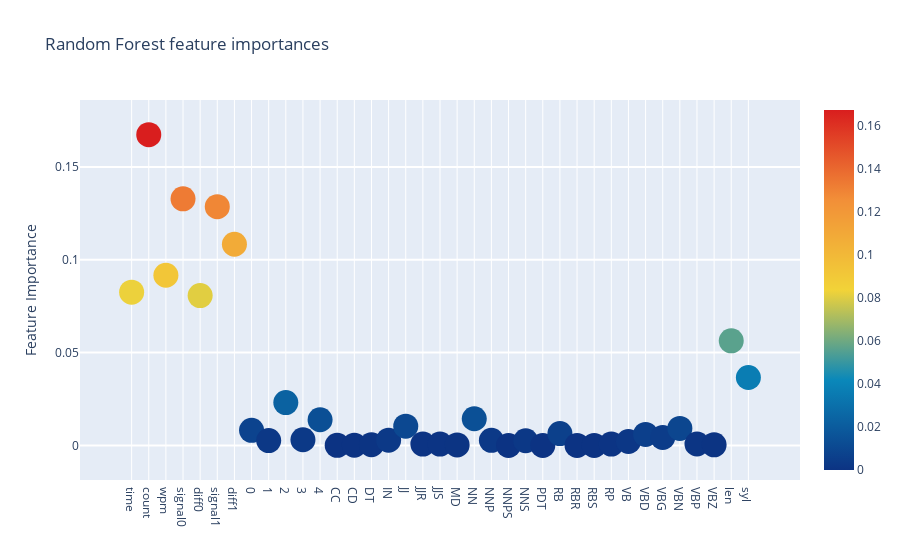
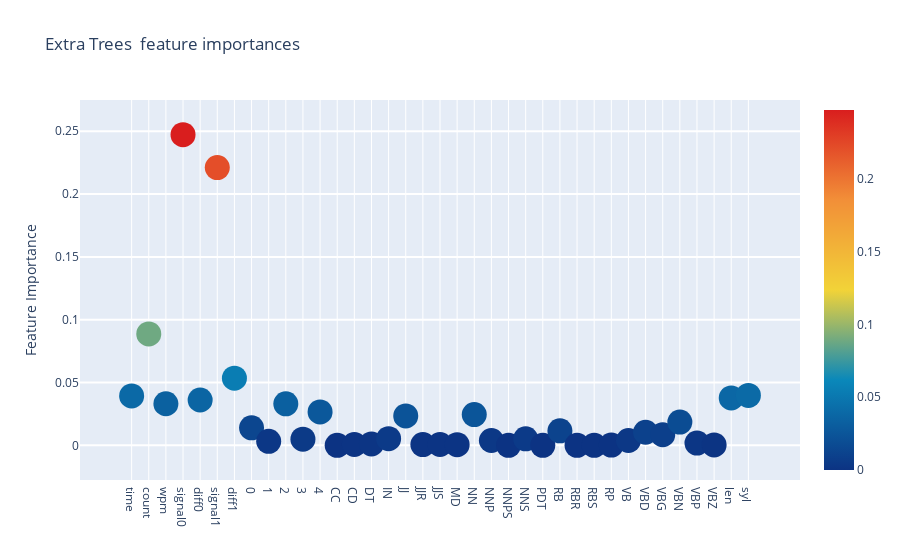
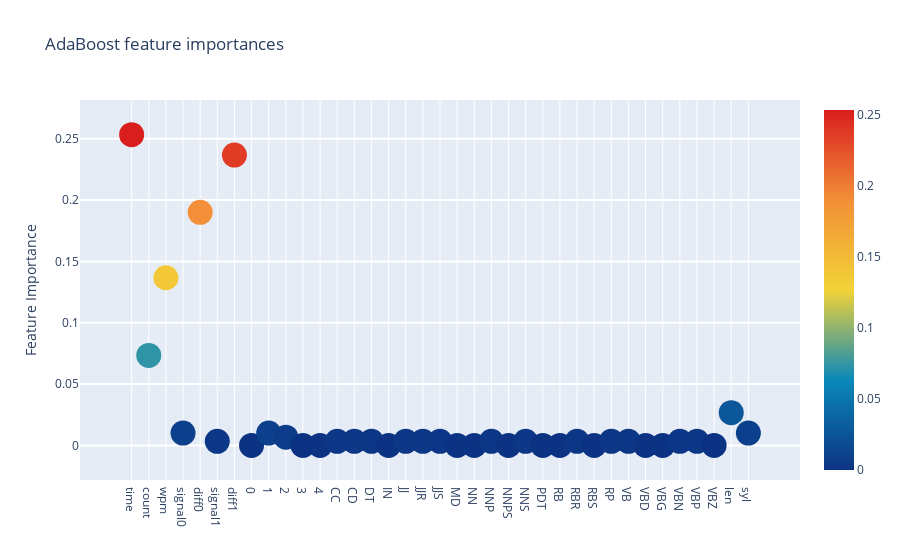
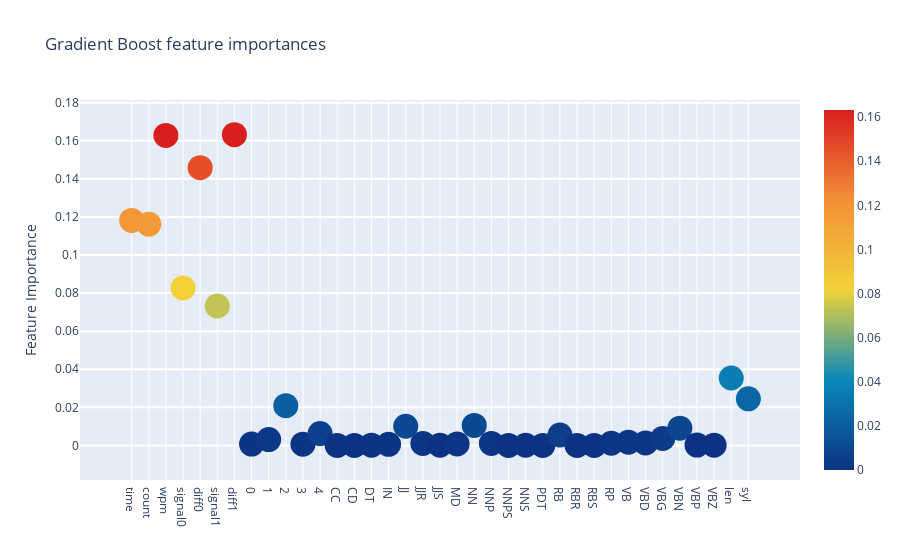

Source (notebook cell) for these figures, in order:
### Code cell
def plot_features(text):
    trace = go.Scatter(
        y = feature_dataframe[text].values,
        x = feature_dataframe['features'].values,
        mode='markers',
        marker=dict(
            sizemode = 'diameter',
            sizeref = 1,
            size = 25,
            color = feature_dataframe[text].values,
            colorscale='Portland',
            showscale=True
        ),
        text = feature_dataframe['features'].values
    )
    data = [trace]

    layout= go.Layout(
        autosize= True,
        title= text,
        hovermode= 'closest',
        xaxis={'type': 'category'},
        yaxis=dict(
            title= 'Feature Importance',
            ticklen= 5,
            gridwidth= 2
        ),
        showlegend= False
    )
    fig = go.Figure(data=data, layout=layout)
    py.iplot(fig,filename='scatter2010')
plot_features('Random Forest feature importances')
plot_features('Extra Trees  feature importances')
plot_features('AdaBoost feature importances')
plot_features('Gradient Boost feature importances')

### Figure 1 — Plotly figure (JSON) as saved in the notebook; plotly's stock layout.template omitted (floating-point values rounded to 4 significant figures)
{"data": [{"marker": {"color": [0.08256, 0.1674, 0.09168, 0.1328, 0.08072, 0.1286, 0.1084, 0.008122, 0.002568, 0.02307, 0.003037, 0.0138, 5.051e-06, 8.921e-05, 0.000321, 0.002823, 0.01035, 0.0007024, 0.0006751, 0.0002637, 0.01434, 0.002733, 0, 0.002505, 0, 0.006371, 0, 0, 0.0006765, 0.002087, 0.005889, 0.00429, 0.009146, 0.0007534, 0.0002839, 0.05632, 0.03658], "colorscale": [[0, "rgb(12,51,131)"], [0.25, "rgb(10,136,186)"], [0.5, "rgb(242,211,56)"], [0.75, "rgb(242,143,56)"], [1, "rgb(217,30,30)"]], "showscale": true, "size": 25, "sizemode": "diameter", "sizeref": 1}, "mode": "markers", "text": ["time", "count", "wpm", "signal0", "diff0", "signal1", "diff1", "0", "1", "2", "3", "4", "CC", "CD", "DT", "IN", "JJ", "JJR", "JJS", "MD", "NN", "NNP", "NNPS", "NNS", "PDT", "RB", "RBR", "RBS", "RP", "VB", "VBD", "VBG", "VBN", "VBP", "VBZ", "len", "syl"], "type": "scatter", "x": ["time", "count", "wpm", "signal0", "diff0", "signal1", "diff1", "0", "1", "2", "3", "4", "CC", "CD", "DT", "IN", "JJ", "JJR", "JJS", "MD", "NN", "NNP", "NNPS", "NNS", "PDT", "RB", "RBR", "RBS", "RP", "VB", "VBD", "VBG", "VBN", "VBP", "VBZ", "len", "syl"], "y": [0.08256, 0.1674, 0.09168, 0.1328, 0.08072, 0.1286, 0.1084, 0.008122, 0.002568, 0.02307, 0.003037, 0.0138, 5.051e-06, 8.921e-05, 0.000321, 0.002823, 0.01035, 0.0007024, 0.0006751, 0.0002637, 0.01434, 0.002733, 0, 0.002505, 0, 0.006371, 0, 0, 0.0006765, 0.002087, 0.005889, 0.00429, 0.009146, 0.0007534, 0.0002839, 0.05632, 0.03658]}], "layout": {"autosize": true, "hovermode": "closest", "showlegend": false, "title": {"text": "Random Forest feature importances"}, "xaxis": {"type": "category"}, "yaxis": {"gridwidth": 2, "ticklen": 5, "title": {"text": "Feature Importance"}}}}

### Figure 2 — Plotly figure (JSON) as saved in the notebook; plotly's stock layout.template omitted (floating-point values rounded to 4 significant figures)
{"data": [{"marker": {"color": [0.03935, 0.0887, 0.03313, 0.2473, 0.0361, 0.2211, 0.05352, 0.01398, 0.003223, 0.03307, 0.004934, 0.02663, 4.207e-05, 0.0006688, 0.001122, 0.005342, 0.02341, 0.0006417, 0.0006728, 0.0005896, 0.02452, 0.00389, 0, 0.005177, 0, 0.01155, 2.723e-05, 0, 0.000264, 0.003859, 0.01045, 0.008506, 0.01852, 0.001827, 0.0003966, 0.03779, 0.03973], "colorscale": [[0, "rgb(12,51,131)"], [0.25, "rgb(10,136,186)"], [0.5, "rgb(242,211,56)"], [0.75, "rgb(242,143,56)"], [1, "rgb(217,30,30)"]], "showscale": true, "size": 25, "sizemode": "diameter", "sizeref": 1}, "mode": "markers", "text": ["time", "count", "wpm", "signal0", "diff0", "signal1", "diff1", "0", "1", "2", "3", "4", "CC", "CD", "DT", "IN", "JJ", "JJR", "JJS", "MD", "NN", "NNP", "NNPS", "NNS", "PDT", "RB", "RBR", "RBS", "RP", "VB", "VBD", "VBG", "VBN", "VBP", "VBZ", "len", "syl"], "type": "scatter", "x": ["time", "count", "wpm", "signal0", "diff0", "signal1", "diff1", "0", "1", "2", "3", "4", "CC", "CD", "DT", "IN", "JJ", "JJR", "JJS", "MD", "NN", "NNP", "NNPS", "NNS", "PDT", "RB", "RBR", "RBS", "RP", "VB", "VBD", "VBG", "VBN", "VBP", "VBZ", "len", "syl"], "y": [0.03935, 0.0887, 0.03313, 0.2473, 0.0361, 0.2211, 0.05352, 0.01398, 0.003223, 0.03307, 0.004934, 0.02663, 4.207e-05, 0.0006688, 0.001122, 0.005342, 0.02341, 0.0006417, 0.0006728, 0.0005896, 0.02452, 0.00389, 0, 0.005177, 0, 0.01155, 2.723e-05, 0, 0.000264, 0.003859, 0.01045, 0.008506, 0.01852, 0.001827, 0.0003966, 0.03779, 0.03973]}], "layout": {"autosize": true, "hovermode": "closest", "showlegend": false, "title": {"text": "Extra Trees  feature importances"}, "xaxis": {"type": "category"}, "yaxis": {"gridwidth": 2, "ticklen": 5, "title": {"text": "Feature Importance"}}}}

### Figure 3 — Plotly figure (JSON) as saved in the notebook; plotly's stock layout.template omitted (floating-point values rounded to 4 significant figures)
{"data": [{"marker": {"color": [0.2533, 0.07333, 0.1367, 0.01, 0.19, 0.003333, 0.2367, 0, 0.01, 0.006667, 0, 0, 0.003333, 0.003333, 0.003333, 0, 0.003333, 0.003333, 0.003333, 0, 0, 0.003333, 0, 0.003333, 0, 0, 0.003333, 0, 0.003333, 0.003333, 0, 0, 0.003333, 0.003333, 0, 0.02667, 0.01], "colorscale": [[0, "rgb(12,51,131)"], [0.25, "rgb(10,136,186)"], [0.5, "rgb(242,211,56)"], [0.75, "rgb(242,143,56)"], [1, "rgb(217,30,30)"]], "showscale": true, "size": 25, "sizemode": "diameter", "sizeref": 1}, "mode": "markers", "text": ["time", "count", "wpm", "signal0", "diff0", "signal1", "diff1", "0", "1", "2", "3", "4", "CC", "CD", "DT", "IN", "JJ", "JJR", "JJS", "MD", "NN", "NNP", "NNPS", "NNS", "PDT", "RB", "RBR", "RBS", "RP", "VB", "VBD", "VBG", "VBN", "VBP", "VBZ", "len", "syl"], "type": "scatter", "x": ["time", "count", "wpm", "signal0", "diff0", "signal1", "diff1", "0", "1", "2", "3", "4", "CC", "CD", "DT", "IN", "JJ", "JJR", "JJS", "MD", "NN", "NNP", "NNPS", "NNS", "PDT", "RB", "RBR", "RBS", "RP", "VB", "VBD", "VBG", "VBN", "VBP", "VBZ", "len", "syl"], "y": [0.2533, 0.07333, 0.1367, 0.01, 0.19, 0.003333, 0.2367, 0, 0.01, 0.006667, 0, 0, 0.003333, 0.003333, 0.003333, 0, 0.003333, 0.003333, 0.003333, 0, 0, 0.003333, 0, 0.003333, 0, 0, 0.003333, 0, 0.003333, 0.003333, 0, 0, 0.003333, 0.003333, 0, 0.02667, 0.01]}], "layout": {"autosize": true, "hovermode": "closest", "showlegend": false, "title": {"text": "AdaBoost feature importances"}, "xaxis": {"type": "category"}, "yaxis": {"gridwidth": 2, "ticklen": 5, "title": {"text": "Feature Importance"}}}}

### Figure 4 — Plotly figure (JSON) as saved in the notebook; plotly's stock layout.template omitted (floating-point values rounded to 4 significant figures)
{"data": [{"marker": {"color": [0.1182, 0.1162, 0.1628, 0.08266, 0.1459, 0.07321, 0.1632, 0.0006634, 0.003025, 0.02084, 0.0006565, 0.00622, 0, 0, 9.131e-05, 0.0005363, 0.01003, 0.00105, 7.236e-05, 0.0007441, 0.01047, 0.001023, 0, 8.185e-05, 0, 0.005456, 0, 0, 0.001117, 0.001662, 0.001239, 0.003649, 0.009042, 0.0001598, 0.0001214, 0.0354, 0.02443], "colorscale": [[0, "rgb(12,51,131)"], [0.25, "rgb(10,136,186)"], [0.5, "rgb(242,211,56)"], [0.75, "rgb(242,143,56)"], [1, "rgb(217,30,30)"]], "showscale": true, "size": 25, "sizemode": "diameter", "sizeref": 1}, "mode": "markers", "text": ["time", "count", "wpm", "signal0", "diff0", "signal1", "diff1", "0", "1", "2", "3", "4", "CC", "CD", "DT", "IN", "JJ", "JJR", "JJS", "MD", "NN", "NNP", "NNPS", "NNS", "PDT", "RB", "RBR", "RBS", "RP", "VB", "VBD", "VBG", "VBN", "VBP", "VBZ", "len", "syl"], "type": "scatter", "x": ["time", "count", "wpm", "signal0", "diff0", "signal1", "diff1", "0", "1", "2", "3", "4", "CC", "CD", "DT", "IN", "JJ", "JJR", "JJS", "MD", "NN", "NNP", "NNPS", "NNS", "PDT", "RB", "RBR", "RBS", "RP", "VB", "VBD", "VBG", "VBN", "VBP", "VBZ", "len", "syl"], "y": [0.1182, 0.1162, 0.1628, 0.08266, 0.1459, 0.07321, 0.1632, 0.0006634, 0.003025, 0.02084, 0.0006565, 0.00622, 0, 0, 9.131e-05, 0.0005363, 0.01003, 0.00105, 7.236e-05, 0.0007441, 0.01047, 0.001023, 0, 8.185e-05, 0, 0.005456, 0, 0, 0.001117, 0.001662, 0.001239, 0.003649, 0.009042, 0.0001598, 0.0001214, 0.0354, 0.02443]}], "layout": {"autosize": true, "hovermode": "closest", "showlegend": false, "title": {"text": "Gradient Boost feature importances"}, "xaxis": {"type": "category"}, "yaxis": {"gridwidth": 2, "ticklen": 5, "title": {"text": "Feature Importance"}}}}
